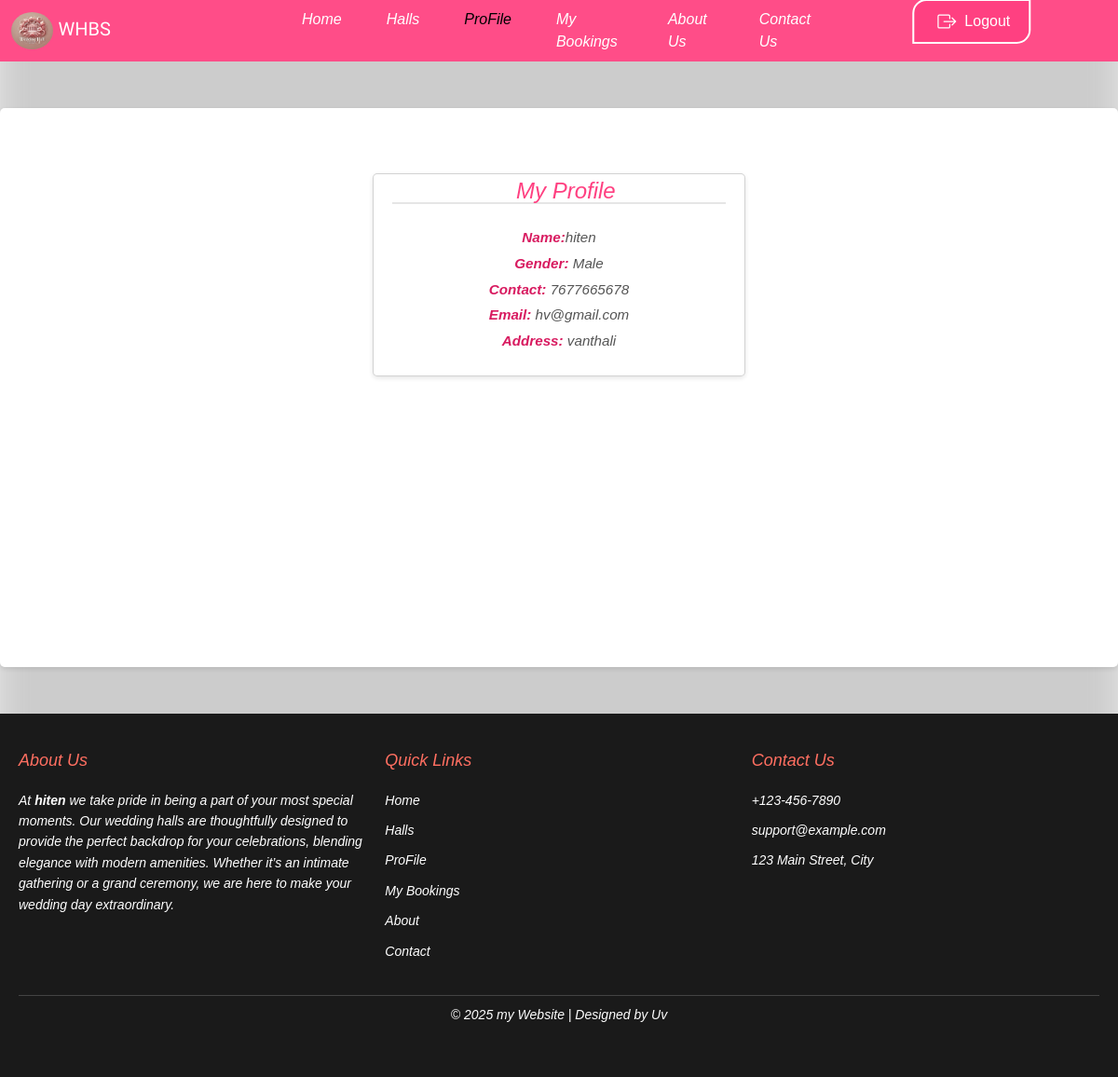
Page /profile/ (signed in) on the committed database.
### whbs_app/models.py (models this page shows, shortened)
class user_register(models.Model):
    RESPONSE_CHOICES = [
        ('Male', 'Male'),
        ('Female', 'Female'),
    ]
    name = models.CharField(max_length=50, unique=True)  # User's name
    email = models.EmailField(unique=True)  # User's email
    number = models.IntegerField()  # User's phone number
    password = models.CharField(max_length=50)  # User's password (this should be hashed in production)
    gender = models.CharField(max_length=10, choices=RESPONSE_CHOICES)  # Gender of the user
    address = models.TextField(null=True)  # User's address (can be left empty)
    date = models.DateTimeField(default=timezone.now)  # Date when the user registered

### whbs_app/views.py (the view)
# urls.py: path('profile/', proFile, name='profile'),  # Display logged-in user's profile
@login_required(login_url='login')  # User must be logged in to view this page
def proFile(request):
    uname = request.user  # Get the logged-in user's username
    print(uname)
    users = user_register.objects.get(name=uname)  # Fetch user details from user_register model
    return render(request, 'whbs/profile.html', {'users': users})  # Render profile page with user data

### whbs_app/templates/whbs/profile.html (shortened to what this page needs)
{% load static %}
<!doctype html>
<html lang="en">
  <head>
    <link href="https://cdn.jsdelivr.net/npm/bootstrap@5.3.3/dist/css/bootstrap.min.css" rel="stylesheet">
    <link href="{% static 'css/style.css' %}" rel="stylesheet">
  </head>
  <body>
    <nav class="navbar navbar-expand-lg backColor">
      <div class="container-fluid">
        <a class="navbar-brand myAnim" href="{% url 'home' %}">
          <img src="{% static 'images/whbs_logo.webp' %}" class="logoimg">
          <span class="agbalumo-regular">WHBS</span>
        </a>
        <div class="collapse navbar-collapse" id="navbarSupportedContent">
          <ul class="navbar-nav me-auto mb-2 mb-lg-0 position-absolute top-50 start-50 translate-middle">
            <li class="nav-item"><a class="nav-link my-2 mx-3" href="{% url 'home' %}">Home</a></li>
            <li class="nav-item"><a class="nav-link my-2 mx-3" href="{% url 'halls' %}">Halls</a></li>
            <li class="nav-item"><a class="nav-link my-2 mx-3 activ" href="{% url 'profile' %}">ProFile</a></li>
            <li class="nav-item"><a class="nav-link my-2 mx-3" href="{% url 'my_bookings' %}">My Bookings</a></li>
            <li class="nav-item"><a class="nav-link my-2 mx-3" href="{% url 'about' %}">About Us</a></li>
            <li class="nav-item"><a class="nav-link my-2 mx-3" href="{% url 'contact' %}">Contact Us</a></li>
          </ul>
        </div>
        {% if user.is_authenticated %}
          <a href="{% url 'logout' %}">
            <button class="btn btn-outline-success position-absolute translate-middle">
              Logout
            </button>
          </a>
        {% else %}
          <a href="{% url 'login' %}">
            <button class="btn btn-outline-success position-absolute translate-middle">Login</button>
          </a>
        {% endif %}
      </div>
    </nav>
    <div class="container">
      <div class="profile-container card contact-card">
        <div class="profile-header">
          <center>
            <h1 class="myprofile" style="color:#ff4081;">My Profile</h1>
          </center>
        </div>
        <div class="profile-content">
          <div class="profile-details">
            <center>
              <p><span>Name:</span>{{ users.name }}</p>
              <p><span>Gender:</span> {{ users.gender }}</p>
              <p><span>Contact:</span> {{ users.number }}</p>
              <p><span>Email:</span> {{ users.email }}</p>
              <p><span>Address:</span> {{ users.address }}</p>
            </center>
          </div>
        </div>
      </div>
    </div>
    <footer class="footer">
      <div class="footer-container">
        <div class="footer-section">
          <h3>About Us</h3>
          <p>At <b>{{ user.username }}</b> we take pride in being a part of your most special moments. Our wedding halls are thoughtfully designed to provide the perfect backdrop for your celebrations, blending elegance with modern amenities. Whether it’s an intimate gathering or a grand ceremony, we are here to make your wedding day extraordinary.</p>
        </div>
        <div class="footer-section">
          <h3>Quick Links</h3>
          <ul>
            <li><a href="{% url 'home' %}">Home</a></li>
            <li><a href="{% url 'halls' %}">Halls</a></li>
            <li><a href="{% url 'profile' %}">ProFile</a></li>
            <li><a href="{% url 'my_bookings' %}">My Bookings</a></li>
            <li><a href="{% url 'about' %}">About</a></li>
            <li><a href="{% url 'contact' %}">Contact</a></li>
          </ul>
        </div>
        <div class="footer-section">
          <h3>Contact Us</h3>
          <ul>
            <li> +123-456-7890</li>
            <li> support@example.com</li>
            <li> 123 Main Street, City</li>
          </ul>
        </div>
      </div>
      <div class="footer-bottom">
        <p>&copy; 2025 my Website | Designed by Uv</p>
      </div>
    </footer>
  </body>
</html>

### whbs_app/static/css/style.css (style rules this page uses)
.agbalumo-regular { font-family: "Agbalumo", serif; font-weight: 400; font-style: normal; color: white; }
body { background-color: #e6e6e6; margin: 0; padding: 0; font-family: "Playwrite AU SA", serif; font-optical-sizing: auto; font-weight: weight; font-style:oblique; }
.backColor { background-color: #ff4d88; }
.logoimg { border-radius: 50%; height: 40px; width: 45px; }
.nav-link { color: white; }
.myprofile { position: absolute; top: 3.5px; right: 138.3px; }
.activ { color: #000000; border-color: none; }
.footer { background-color: #1a1a1a; color: #fff; padding: 40px 20px; position: relative; bottom: 0; width: 100%; }
.footer-container { display: flex; justify-content: space-between; flex-wrap: wrap; gap: 20px; }
.footer-section { flex: 1 1 30%; min-width: 250px; }
.footer-section h3 { font-size: 18px; margin-bottom: 20px; color: #ff6f61; }
.footer-section p { font-size: 14px; line-height: 1.6; }
.footer-section ul { list-style: none; padding: 0; }
.footer-section ul li { margin: 10px 0; font-size: 14px; line-height: 1.6; }
.footer-section ul li a { color: #fff; text-decoration: none; transition: color 0.3s; }
.footer-bottom { text-align: center; margin-top: 20px; border-top: 1px solid #444; padding-top: 10px; font-size: 14px; }
.card { position: relative; width: 300px; border-radius: 15px; overflow: hidden; box-shadow: 0 8px 16px rgba(0, 0, 0, 0.2); backdrop-filter: blur(10px); background: rgba(255, 255, 255, 0.7); transition: transform 0.3s, box-shadow 0.3s; }
body::before { content: ''; position: absolute; top: 0; left: 0; width: 100%; height: 100%; background-image: url('https://via.placeholder.com/1920x1080'); background-size: cover; background-position: center; filter: blur(15px); z-index: -1; }
.container { height: 75vh; width: 100vw; }
.profile-container { width: 70%; margin: 50px auto; background: #fff; border-radius: 8px; box-shadow: 0 4px 6px rgba(0, 0, 0, 0.1); padding: 20px; overflow: hidden; }
.profile-header { display: flex; justify-content: space-between; align-items: center; border-bottom: 2px solid #e5e5e5; padding-bottom: 10px; margin-bottom: 20px; }
.profile-header h1 { margin: 0; font-size: 1.5em; color: #444; }
.profile-content { display: flex; align-items: center; }
.profile-details { flex: 1; }
.profile-details p { margin: 5px 0; color: #555; font-size: 0.95em; }
.profile-details p span { color: #d81b60; font-weight: bold; }
.btn-outline-success { right: 30px; bottom: -4.7px; }
body { font-family: Arial, sans-serif; background-color: #f5f5f5; margin: 0; padding: 0; }
.container { max-width: 1200px; margin: 50px auto; background-color: #fff; padding: 20px; border-radius: 5px; box-shadow: 0 2px 5px rgba(0, 0, 0, 0.1); }
.card { background-color: #fff; border-radius: 5px; box-shadow: 0 2px 5px rgba(0, 0, 0, 0.1); padding: 20px; flex: 1; min-width: 300px; }
.contact-card { max-width: 400px; }
.btn { background-color: #ff4081; color: #fff; border: none; padding: 10px 20px; font-size: 16px; border-radius: 5px; cursor: pointer; margin-top: 10px; align-self: flex-end; }
body { font-family: Arial, sans-serif; background-color: #e8e8e8; margin: 0; padding: 0; }
.btn-outline-success { color: #ffffff; border-radius: 15px 0 15px 0; border: 2px solid rgb(255, 255, 255); top: 18px; }
.myAnim { animation: myAnim 3s ease 0s 1 normal forwards; }
.nav-item { animation: navani 3s ease 0s 1 normal forwards; }
.card { animation: cardani 2s ease 0s 1 normal forwards; }

### rows in the picture
user_register: name "hiten", gender "Male", number "7677665678", email "hv@gmail.com", address "vanthali"

### other values in the picture
{{ user.username }} "hiten"
